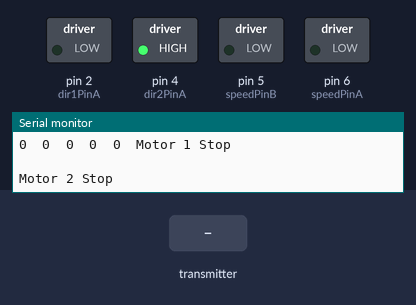
Recording of a sketch running on a simulated Arduino Uno, built with avr-gcc and run on an emulated ATmega328P. Parts: switched loads named in the sketch (green lamp = pin HIGH), the last lines printed to the serial monitor. The test bench sets the inputs (shaded band). No radio packets arrive unless stated; pins used as bus, display or sensor lines are not drawn.

Above: at 1.2 s.
1.3 s: the transmitter starts sending flexsensor1_val = 256
At 2.5 s:
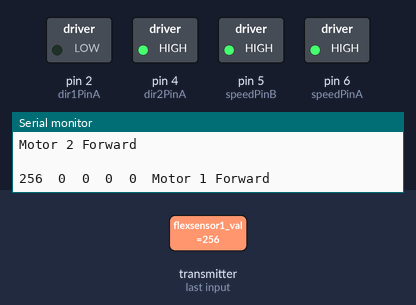
2.8 s: the transmitter starts sending flexsensor2_val = 256
4.6 s: the transmitter starts sending flexsensor1_val = 0
At 5.8 s:
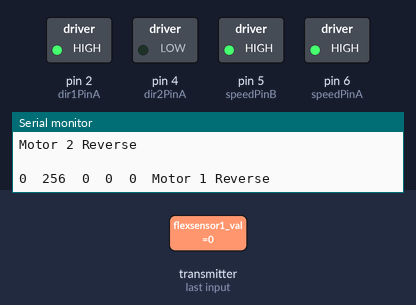
6.1 s: the transmitter starts sending flexsensor3_val = 256
9.1 s: the transmitter starts sending flexsensor2_val = 0
12.1 s: the transmitter starts sending flexsensor4_val = 256
Timing chart, 0 to 14.9 s (numbered marks = the images above; inputs shaded):
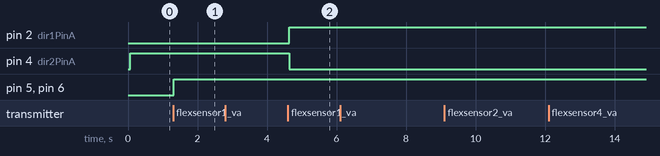

Measured:
- after the input at 1.3 s, pin 5 (speedPinB), pin 6 (speedPinA): LOW → HIGH at once
- after the input at 4.6 s, pin 2 (dir1PinA): LOW → HIGH at once; pin 4 (dir2PinA): HIGH → LOW at once

The sketch:

operations.ino
```cpp
#include <SPI.h>
#include <RF24.h>
#include <Servo.h>

bool radioNumber = 0;
RF24 radio(A0, A1);
byte addresses[][6] = {"14136", "17176"};
bool role = 0;

int f1_val;
int f2_val;
int f3_val;
int f4_val;
int b_val;

struct test {
  int flexsensor1_val;
  int flexsensor2_val;
  int flexsensor3_val;
  int flexsensor4_val;
  int button_val;
} go;

//Servo servopan;
//Servo servotilt;
//Servo servoclaw;

//int pos1 = 0;
//int pos2 = 0;
//int pos3 = 0;

int dir1PinA = 2;
int dir2PinA = 4;
int speedPinA = 6;

int dir1PinB = 0;
int dir2PinB = 1;
int speedPinB = 5;

//int loc1 = 0;
//int loc2 = 0;
//int loc3 = 0;

void setup() {
  Serial.begin(9600);
  radio.begin();
  radio.setPALevel(RF24_PA_LOW);
  radio.openWritingPipe(addresses[0]);
  radio.openReadingPipe(1, addresses[1]);
  radio.startListening();

  //servoclaw.attach(10);
  //servotilt.attach(3);
  //servopan.attach(9);

  pinMode(dir1PinA, OUTPUT);
  pinMode(dir2PinA, OUTPUT);
  pinMode(speedPinA, OUTPUT);
  pinMode(dir1PinB, OUTPUT);
  pinMode(dir2PinB, OUTPUT);
  pinMode(speedPinB, OUTPUT);
}

void loop() {
  delay(50);
  if (radio.available()) {
    (radio.read(&go, sizeof(go)));

  } else {
  }
  Serial.print(go.flexsensor1_val);
  Serial.print("\t");
  Serial.print(go.flexsensor2_val);
  Serial.print("\t");
  Serial.print(go.flexsensor3_val);
  Serial.print("\t");
  Serial.print(go.flexsensor4_val);
  Serial.print("\t");
  Serial.print(go.button_val);
  Serial.print("\t");

  f1_val = go.flexsensor1_val;
  f2_val = go.flexsensor2_val;
  f3_val = go.flexsensor3_val;
  f4_val = go.flexsensor4_val;
  b_val = go.button_val;

  //servoclaw.write(30);
  //servotilt.write(90);
  //servopan.write(120);

  //if (b_val == 1)
  {
    int (var)  = Serial.read();
    int speed;

    if (f1_val > 70 && f2_val < 70 && f3_val < 70 && f4_val < 70) //1 = Forward
    {
      analogWrite(speedPinA, 255);
      digitalWrite(dir1PinA, LOW);
      digitalWrite(dir2PinA, HIGH);
      Serial.println("Motor 1 Forward");
      Serial.println("   ");
      analogWrite(speedPinB, 255);
      digitalWrite(dir1PinB, LOW);
      digitalWrite(dir2PinB, HIGH);
      Serial.println("Motor 2 Forward");
      Serial.println("   ");
    }

    if (f1_val < 70 && f2_val < 70 && f3_val < 70 && f4_val < 70) //None = Stop
    {
      analogWrite(speedPinA, 0);
      digitalWrite(dir1PinA, LOW);
      digitalWrite(dir2PinA, HIGH);
      Serial.println("Motor 1 Stop");
      Serial.println("   ");
      analogWrite(speedPinB, 0);
      digitalWrite(dir1PinB, LOW);
      digitalWrite(dir2PinB, HIGH);
      Serial.println("Motor 2 Stop");
      Serial.println("   ");
    }

    if (f1_val < 70 && f2_val > 70 && f3_val < 70 && f4_val < 70) // 2 = reverse
    {
      analogWrite(speedPinA, 255);
      digitalWrite(dir1PinA, HIGH);
      digitalWrite(dir2PinA, LOW);
      Serial.println("Motor 1 Reverse");
      Serial.println("   ");
      analogWrite(speedPinB, 255);
      digitalWrite(dir1PinB, HIGH);
      digitalWrite(dir2PinB, LOW);
      Serial.println("Motor 2 Reverse");
      Serial.println("   ");
    }

    if (f1_val < 70 && f2_val < 70 && f3_val > 70 && f4_val < 70) //  3 = Forward Turn A
    {
      analogWrite(speedPinB, 255);
      digitalWrite(dir1PinB, LOW);
      digitalWrite(dir2PinB, HIGH);
      Serial.println("Motor 2 Forward");
      Serial.println("   ");
      analogWrite(speedPinA, 255);
      digitalWrite(dir1PinA, HIGH);
      digitalWrite(dir2PinA, LOW);
      Serial.println("Motor 1 Reverse");
      Serial.println("   ");
    }

    if (f1_val < 70 && f2_val < 70 && f3_val < 70 && f4_val > 70) // 4 = Forward Turn B
    {
      analogWrite(speedPinA, 255);
      digitalWrite(dir1PinA, LOW);
      digitalWrite(dir2PinA, HIGH);
      Serial.println("Motor 1 Forward");
      Serial.println("   ");
      analogWrite(speedPinB, 255);
      digitalWrite(dir1PinB, HIGH);
      digitalWrite(dir2PinB, LOW);
      Serial.println("Motor 2 Reverse");
      Serial.println("   ");
    }
  }
  /*while (b_val == 0)
  {
    if (f1_val > 0)
    {
      loc1 = map(f1_val, 0, 100, 30, 90);
      servoclaw.write (loc1);
    }

    if (f2_val > 0)
    {
      loc2 = map(f2_val, 0, 100, 90, 180);
      servotilt.write (loc2);
    }


    if (f3_val > 0)
    {
      loc3 = map(f3_val, 0, 100, 0, 175);
      servopan.write (loc3);
    }
  }*/
}
```
